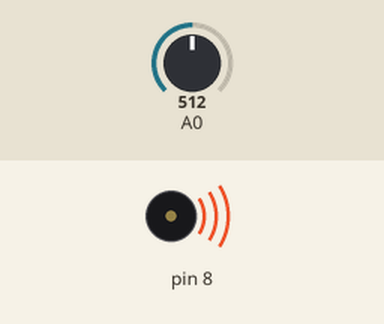
This sketch was run on a simulated Arduino Uno, built with avr-gcc and run on an emulated ATmega328P. Parts: buzzer (waves = sounding). Inputs (shaded band) come from the test bench; at power-on: A0 = 512.

Above: at 1.2 s.
1.3 s: A0 set to 0
At 2.5 s:
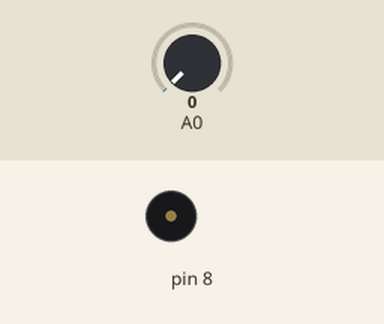
2.8 s: A0 set to 122
At 3.8 s:
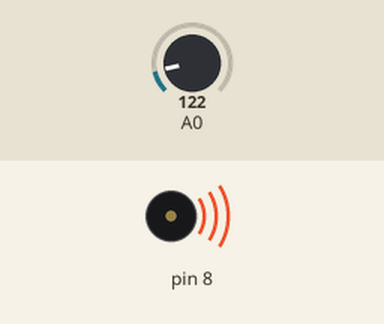
Timing chart, 0 to 5.8 s (numbered marks = the images above; inputs shaded):
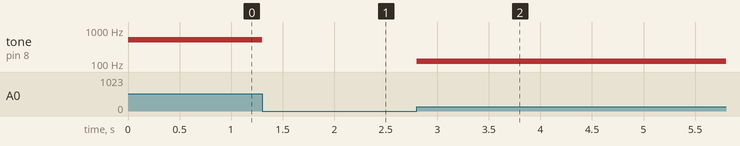

The sketch:

Changing_Tone_using_Potentiometer.ino
```cpp
void setup()
{
  pinMode(A0, INPUT);
  pinMode(8, OUTPUT);

}

void loop()
{
  int sensorValue = analogRead(A0);
  tone(8, sensorValue);
}
```

Measured:
- after the input at 1.3 s, tone on pin 8: 512 Hz → silent at once
- after the input at 2.8 s, tone on pin 8: silent → 122 Hz at once
